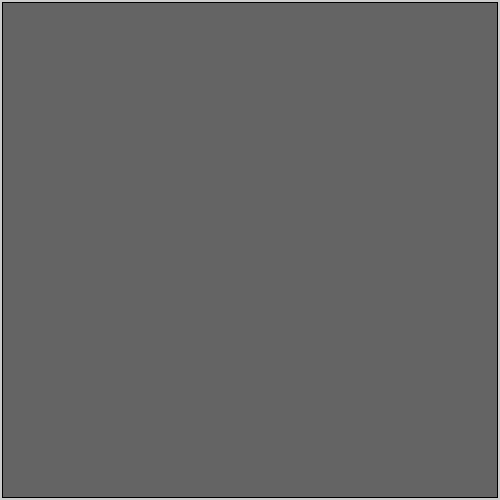
Frame 1 (no input)
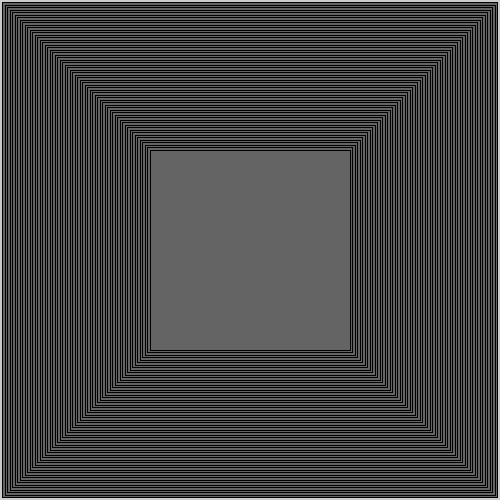
Frame 60 (the mouse pressed at the canvas centre just before this capture)
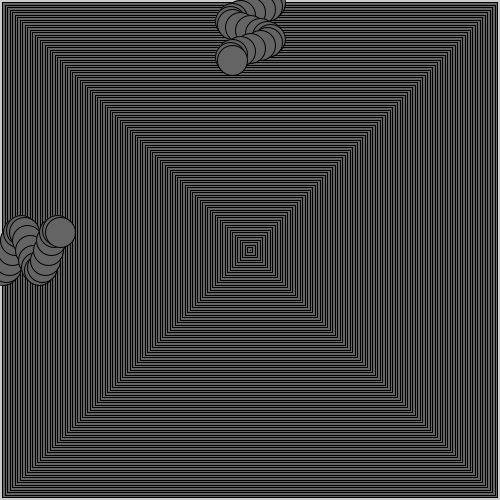
Frame 120 (the mouse held since frame 60 and released just before this capture)

The Processing sketch that drew these frames (run headless with seeded random() and noise(); from frame 60 on, the mouse is pressed at the canvas centre):

// Processing sketch: processing_112967
// ── processing_112967.pde

float sc=500;
float s=500;
boolean dAppear= false;
float timer;
float rd= 0;
float x=0;
  float cy= 500;
  float cx = 500;
  float turn = 0;
  boolean ddAppear =false;
  float sca= 0;
float scaleSpeed=0.1;
   int v=500;
boolean triggerA= false;
float wgt=5;
boolean stop = false;
float ax=0;
float ay=0;

void setup()
{
  size(500,500);
  frameRate(20);
}

void draw()
{
  colorMode(HSB);
  fill(255,0,100);
  if (stop== false)
  {
  if(dAppear== false)
  {
    if (s<=0 || sc<=0)
    {
      dAppear = true;
    }
    else
    {
      s-=5;
      sc-=5;
    }
  }
  rectMode(CENTER);
  rect(width/2,height/2,s,sc);
  if (dAppear == true)
  {
    timer+=0.1;
    println(timer);
  rd= radians(x * 10);
     x += 3;
     float y = height/2 + cos(rd) * 20;
     fill(255,0,100);
      ellipse(y,x,30,30);
       ellipse(x,y,30,30);
  }
  if (timer >=20 && timer <=40)
  {
    
   noStroke();
   /*
  float zx =random(20,500);
  float zy= random(20,500);
  fill(255,0,100);
  ellipse(zx,zy,50,50);
  */
  rectMode(CORNER);
  fill(255,0,200);
  rect(0,0,ax,ay);
   ax+=3;
  ay+=3;
  }
  stroke(0);
  fill(255);
  if (timer >=40 && timer <=60)
  {
    //noStroke();
rectMode(CORNER);
  fill(255,0,200);
  rect(0,0,cx,cy);
   cx-=5;
  cy-=5;
 // println(cx);
  }
 
 if (timer >=60 && timer<= 87.5)
 {
   rectMode(CORNER);
sca+=scaleSpeed;
//stroke(0);
noStroke();
fill(255,0,255);
  pushMatrix();
translate(0, 0);
  rotate(turn);
  scale(sca);
  rect(0,0,20,20);
    popMatrix();
     turn += 0.1; 
 }
 if (timer>=90 && timer<=92)
 {
fill(255,0,255);

   rectMode(CENTER);
   rect(width/2,height/2,500,500);
 }
 else if (timer>=92)
 {
   fill(255,0,255);

   triggerA=true;
   rect(width/2,height/2,500,v);
   
 }
 if (triggerA==true)
 {
   if(wgt>=0.1)
   {
   wgt-=0.1;
   strokeWeight(wgt);
   v-=10;
   //println(wgt);
   }
   else
   {
   stop=true;
   }
 }
  }
}
